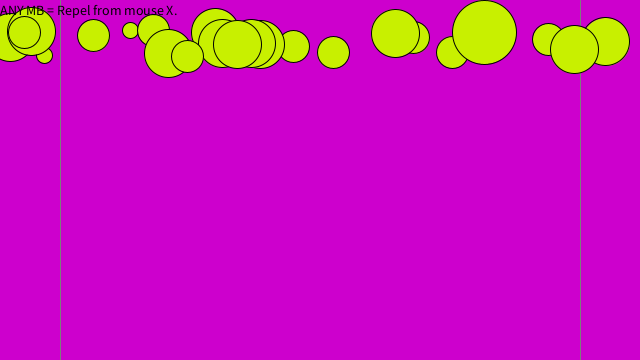
Frame 1 (no input)
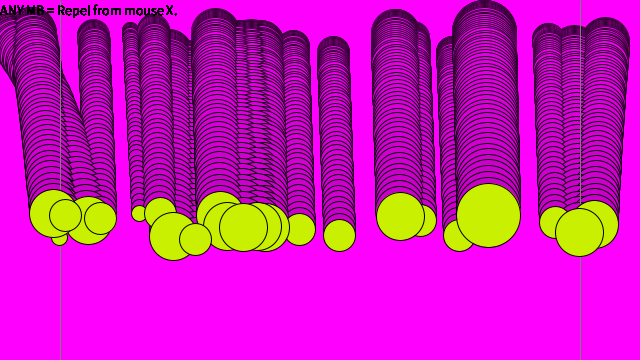
Frame 60 (the mouse pressed at the canvas centre just before this capture)
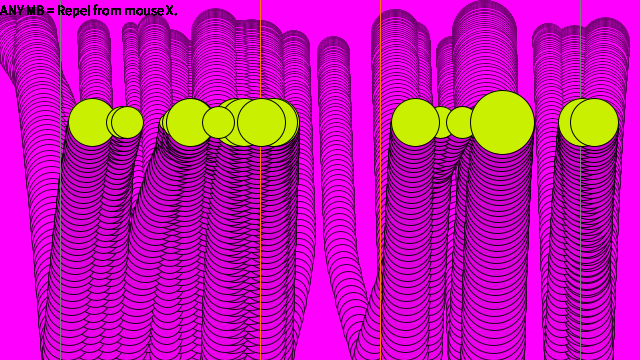
Frame 120 (the mouse held since frame 60 and released just before this capture)

The Processing sketch that drew these frames (run headless with seeded random() and noise(); from frame 60 on, the mouse is pressed at the canvas centre):

// Processing sketch: Noc02_02_WindyWalls_Ex2_3
// ── Noc02_02_WindyWalls_Ex2_3.pde
// Nature of Code - Exercise 2.3 - Page 77

import java.util.Random;

final int MaxBalls = 25;
final int RepulsionRange = 60;

Ball[] balls = new Ball[MaxBalls];
Random generator = new Random();

void setup() {
  size(640, 360);
  frameRate(60);
  createTheBalls();
}

void draw() {
  fadeBackground();
  drawRepulsionRange();

  updateTheBalls();

  drawHelpText();
}

void updateTheBalls() {
  for (int i = 0; i < balls.length; i++) {
    Ball ball = balls[i];

    ball.update();
    ball.display();
  }
}

void drawHelpText() {
  fill(0);
  textSize(14);
  text("ANY MB = Repel from mouse X.", 0, 15);
}

void createTheBalls() {
  for (int i = 0; i < balls.length; i++) {
    Ball b = new Ball(generator, RepulsionRange);
    balls[i] = b;
  }
}

void fadeBackground() {
  int totalPixels = width*height;
  loadPixels();
  for (int i = 0; i < totalPixels; i++) {
    int shade = pixels[i] >> 16 & 0xFF;
    if (shade < 254) shade += 1;
    pixels[i] = color(shade, 0, shade);
  }
  updatePixels();
}

void drawRepulsionRange() {
  stroke(125);
  drawFullHeightLine(RepulsionRange);
  drawFullHeightLine(width-RepulsionRange);

  if (mousePressed) {
    stroke(250, 125, 0);
    drawFullHeightLine(mouseX-RepulsionRange);
    drawFullHeightLine(mouseX+RepulsionRange);
  }
}

void drawFullHeightLine(int x) {
  line(x, 0, x, height);
}
// ── Ball.pde
// Nature of Code - Exercise 2.3 - Page 77
// Ball is repelled from the wall and  from mouse.
class Ball extends Mover {
  float dragFactor = 0.01;
  final float CoefficientOfRestitution = 1;
  Random generator;
  final float MaxWallRepulsionForce = 0.5;
  final float MaxMouseRepulsionForce = 2;
  final float RepulsionExponent = 3;
  final float BallMassMean = 3;
  final float BallMassStdDeviation = 0.6;

  final PVector WindForce = new PVector(0.01, 0);

  int repulsionRange;

  Ball(Random generator, int repulsionRange) {
    super();
    this.generator = generator;
    this.repulsionRange = repulsionRange;
    reset();
  }

  void reset() {    
    velocity = new PVector(0, 0);
    location = new PVector(random(0, width), random(30, 60));
    mass = BallMassMean + (float)(generator.nextGaussian()*BallMassStdDeviation);
  }

  void update() {
    applyForces();
    super.update();
    checkFloor();
    checkOutOfBounds();
  }

  void applyForces() {
    applyForce(WindForce);

    // gravity is proportional to mass
    PVector gravity = new PVector(0, 0.1*mass);
    applyForce(gravity);

    applyWallRepulsion();

    if (mousePressed) {
      applyMouseRepulsion();
    }
  }

  void applyWallRepulsion() {
    PVector direction;
    float distanceFromWall;

    if (location.x < RepulsionRange) {
      direction = new PVector(1.0, 0);
      distanceFromWall = max(location.x, 0);
    } else {
      direction = new PVector(-1.0, 0);
      distanceFromWall = max(0, width - location.x);
    }

    applyRepulsionBasedOnDistance(distanceFromWall, direction, MaxWallRepulsionForce);
  }

  void applyMouseRepulsion() {
    PVector direction;

    float distanceFromMouse = abs(location.x - mouseX);
    if (distanceFromMouse < 0.001) {
      direction = new PVector(1.0, 0);  // go right if in doubt
    } else if (location.x < mouseX) {
      direction = new PVector(-1, 0);
    } else {
      direction = new PVector(1.0, 0);
    }

    applyRepulsionBasedOnDistance(distanceFromMouse, direction, MaxMouseRepulsionForce);
  }

  void applyRepulsionBasedOnDistance(float distance, PVector direction, float maxForce) {
    if (distance >= RepulsionRange) return;

    float magnitude = pow((RepulsionRange-distance)/RepulsionRange, RepulsionExponent)*maxForce;
    if (magnitude > 0.001) applyForce(PVector.mult(direction, magnitude));
  }

  void checkFloor() {    
    if (location.y > height) {
      location.y = height;
      velocity.y *= -CoefficientOfRestitution;
    }
  }

  void checkOutOfBounds() {
    int drawSize = getDrawSize()/2;
    if (location.x > width+drawSize) {
      fillColor = color(200,0,0);
    } else if (location.x < -drawSize) {
      fillColor = color(100,0,200);
    }
  }
}
// ── Mover.pde
// Nature of Code - Exercise 2.3 - Page 77

class Mover {
  PVector location;
  PVector velocity;
  PVector acceleration;
  color fillColor;
  
  float mass;
  final int DisplayScale = 16;
  final private int DefaultMass = 1;

  Mover() {
    location = new PVector(0, 0);
    velocity = new PVector(0, 0);
    acceleration = new PVector(0, 0);
    mass = DefaultMass;
    fillColor = color(200,240,0);
  }

  void update() {
    velocity.add(acceleration);
    location.add(velocity);

    resetAcceleration();
  }

  void display() {
    stroke(0);
    fill(fillColor);
    ellipse(location.x, location.y, getDrawSize(), getDrawSize());
  }

  void applyForce(PVector force)
  {
    acceleration.add(PVector.div(force, mass));
  }

  void resetAcceleration() {
    acceleration.mult(0);
  }

  int getDrawSize() {
    return (int)mass*DisplayScale;
  }
}
